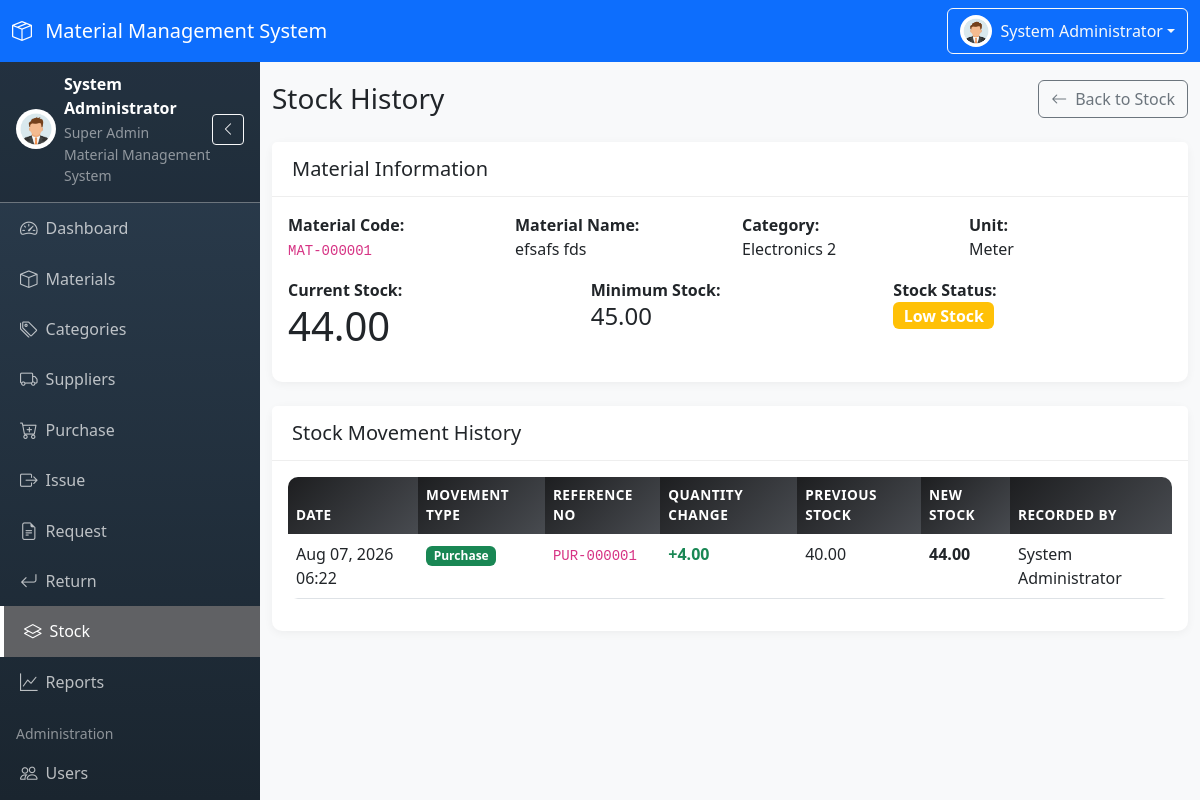
/modules/stock/history.php?material_id=2 (signed in), run on the app's committed database.
### tables this page shows
CREATE TABLE `materials` (
  `id` int(11) NOT NULL,
  `material_code` varchar(20) NOT NULL,
  `material_name` varchar(100) NOT NULL,
  `category_id` int(11) NOT NULL,
  `unit` enum('Piece','Kg','Liter','Meter','Bag','Box','Roll','Packet') NOT NULL,
  `minimum_stock` decimal(10,2) NOT NULL DEFAULT 0.00,
  `current_stock` decimal(10,2) NOT NULL DEFAULT 0.00,
  `description` text DEFAULT NULL,
  `status` enum('Active','Inactive') NOT NULL DEFAULT 'Active',
  `created_by` int(11) DEFAULT NULL,
  `created_at` timestamp NOT NULL DEFAULT current_timestamp(),
  `updated_at` timestamp NOT NULL DEFAULT current_timestamp() ON UPDATE current_timestamp()
);

CREATE TABLE `categories` (
  `id` int(11) NOT NULL,
  `category_code` varchar(20) NOT NULL,
  `category_name` varchar(100) NOT NULL,
  `description` text DEFAULT NULL,
  `status` enum('Active','Inactive') NOT NULL DEFAULT 'Active',
  `created_by` int(11) DEFAULT NULL,
  `created_at` timestamp NOT NULL DEFAULT current_timestamp(),
  `updated_at` timestamp NOT NULL DEFAULT current_timestamp() ON UPDATE current_timestamp()
);

CREATE TABLE `stock_movements` (
  `id` int(11) NOT NULL,
  `material_id` int(11) NOT NULL,
  `movement_type` enum('Purchase','Issue','Return','Adjustment') NOT NULL,
  `reference_no` varchar(50) DEFAULT NULL,
  `quantity_change` decimal(10,2) NOT NULL,
  `previous_stock` decimal(10,2) NOT NULL,
  `new_stock` decimal(10,2) NOT NULL,
  `remarks` varchar(255) DEFAULT NULL,
  `created_by` int(11) DEFAULT NULL,
  `created_at` timestamp NOT NULL DEFAULT current_timestamp()
);

CREATE TABLE `users` (
  `id` int(11) NOT NULL,
  `user_code` varchar(20) NOT NULL,
  `full_name` varchar(100) NOT NULL,
  `email` varchar(100) NOT NULL,
  `username` varchar(50) NOT NULL,
  `password` varchar(255) NOT NULL,
  `phone` varchar(20) DEFAULT NULL,
  `avatar` varchar(255) DEFAULT NULL,
  `role_id` int(11) NOT NULL,
  `status` enum('Active','Inactive') NOT NULL DEFAULT 'Active',
  `last_login` datetime DEFAULT NULL,
  `created_at` timestamp NOT NULL DEFAULT current_timestamp(),
  `updated_at` timestamp NOT NULL DEFAULT current_timestamp() ON UPDATE current_timestamp()
);

### modules/stock/history.php (the view, shortened to what this page needs)
<?php
$material_id = $_GET['material_id'] ?? 0;
$stmt = $pdo->prepare("SELECT m.*, c.category_name FROM materials m INNER JOIN categories c ON m.category_id = c.id WHERE m.id = ?");
$stmt->execute([$material_id]);
$material = $stmt->fetch();
$stmt = $pdo->prepare("SELECT sm.*, u.full_name as recorded_by_name
                      FROM stock_movements sm
                      LEFT JOIN users u ON sm.created_by = u.id
                      WHERE sm.material_id = ?
                      ORDER BY sm.created_at DESC");
$stmt->execute([$material_id]);
$movements = $stmt->fetchAll();
require_once __DIR__ . '/../../includes/header.php';
?>
<div class="d-flex justify-content-between align-items-center mb-4">
    <h1 class="h3 mb-0">Stock History</h1>
    <a href="<?php echo BASE_URL; ?>/modules/stock/index.php" class="btn btn-outline-secondary">
        <i class="bi bi-arrow-left me-2"></i>Back to Stock
    </a>
</div>
<div class="card mb-4">
    <div class="card-header">
        <h5 class="mb-0">Material Information</h5>
    </div>
    <div class="card-body">
        <div class="row">
            <div class="col-md-3">
                <strong>Material Code:</strong>
                <p><code><?php echo htmlspecialchars($material['material_code']); ?></code></p>
            </div>
            <div class="col-md-3">
                <strong>Material Name:</strong>
                <p><?php echo htmlspecialchars($material['material_name']); ?></p>
            </div>
            <div class="col-md-3">
                <strong>Category:</strong>
                <p><?php echo htmlspecialchars($material['category_name']); ?></p>
            </div>
            <div class="col-md-3">
                <strong>Unit:</strong>
                <p><?php echo htmlspecialchars($material['unit']); ?></p>
            </div>
        </div>
        <div class="row">
            <div class="col-md-4">
                <strong>Current Stock:</strong>
                <p class="display-6"><?php echo number_format($material['current_stock'], 2); ?></p>
            </div>
            <div class="col-md-4">
                <strong>Minimum Stock:</strong>
                <p class="h4"><?php echo number_format($material['minimum_stock'], 2); ?></p>
            </div>
            <div class="col-md-4">
                <?php
                if ($material['current_stock'] == 0) {
                    $stock_status = 'Out of Stock';
                    $stock_badge = 'danger';
                } elseif ($material['current_stock'] <= $material['minimum_stock']) {
                    $stock_status = 'Low Stock';
                    $stock_badge = 'warning';
                } else {
                    $stock_status = 'In Stock';
                    $stock_badge = 'success';
                }
                ?>
                <strong>Stock Status:</strong>
                <p><span class="badge bg-<?php echo $stock_badge; ?> fs-6"><?php echo $stock_status; ?></span></p>
            </div>
        </div>
    </div>
</div>
<div class="card">
    <div class="card-header">
        <h5 class="mb-0">Stock Movement History</h5>
    </div>
    <div class="card-body">
        <div class="table-responsive">
            <table class="table table-hover">
                <thead>
                    <tr>
                        <th>Date</th>
                        <th>Movement Type</th>
                        <th>Reference No</th>
                        <th>Quantity Change</th>
                        <th>Previous Stock</th>
                        <th>New Stock</th>
                        <th>Recorded By</th>
                    </tr>
                </thead>
                <tbody>
                    <?php foreach ($movements as $movement): ?>
                    <?php
                    $type_colors = [
                        'Purchase' => 'success',
                        'Issue' => 'danger',
                        'Return' => 'info',
                        'Adjustment' => 'secondary'
                    ];
                    $color = $type_colors[$movement['movement_type']] ?? 'secondary';
                    ?>
                    <tr>
                        <td><?php echo date('M d, Y H:i', strtotime($movement['created_at'])); ?></td>
                        <td>
                            <span class="badge bg-<?php echo $color; ?>">
                                <?php echo htmlspecialchars($movement['movement_type']); ?>
                            </span>
                        </td>
                        <td><code><?php echo htmlspecialchars($movement['reference_no'] ?? '-'); ?></code></td>
                        <td>
                            <span class="<?php echo $movement['quantity_change'] > 0 ? 'text-success' : 'text-danger'; ?> fw-bold">
                                <?php echo $movement['quantity_change'] > 0 ? '+' : ''; ?><?php echo number_format($movement['quantity_change'], 2); ?>
                            </span>
                        </td>
                        <td><?php echo number_format($movement['previous_stock'], 2); ?></td>
                        <td><strong><?php echo number_format($movement['new_stock'], 2); ?></strong></td>
                        <td><?php echo htmlspecialchars($movement['recorded_by_name'] ?? 'System'); ?></td>
                    </tr>
                    <?php endforeach; ?>
                </tbody>
            </table>
        </div>
    </div>
</div>
<?php require_once __DIR__ . '/../../includes/footer.php'; ?>

### assets/css/style.css (style rules this page uses)
:root { --primary-color: #667eea; --secondary-color: #764ba2; --sidebar-width: 260px; --sidebar-collapsed-width: 70px; --navbar-height: 56px; }
body { font-family: 'Segoe UI', Tahoma, Geneva, Verdana, sans-serif; background-color: #f8f9fa; overflow-x: hidden; }
.card { border: none; border-radius: 10px; box-shadow: 0 2px 10px rgba(0, 0, 0, 0.05); margin-bottom: 20px; }
.card-header { background: white; border-bottom: 1px solid #eee; padding: 15px 20px; font-weight: 600; border-radius: 10px 10px 0 0; }
.table { border-radius: 10px; overflow: hidden; }
.table thead th { background: linear-gradient(135deg, #1d1e20, #484b50); color: white; border: none; font-weight: 600; text-transform: uppercase; font-size: 0.85rem; letter-spacing: 0.5px; }
.table tbody tr { transition: all 0.2s ease; }

### data on the page
materials: material_code "MAT-000001", material_name "efsafs fds", category.category_name "Electronics 2", unit "Meter", current_stock "44.00", minimum_stock "45.00", stock_status "Low Stock"
stock_movements: created_at "Aug 07, 2026 06:22", movement_type "Purchase", reference_no "PUR-000001", quantity_change "4.00", previous_stock "40.00", new_stock "44.00", created_by.full_name "System Administrator"

### other printed values
SYSTEM_NAME "Material Management System"
$_SESSION['full_name'] "System Administrator"
$_SESSION['role_name'] "Super Admin"
